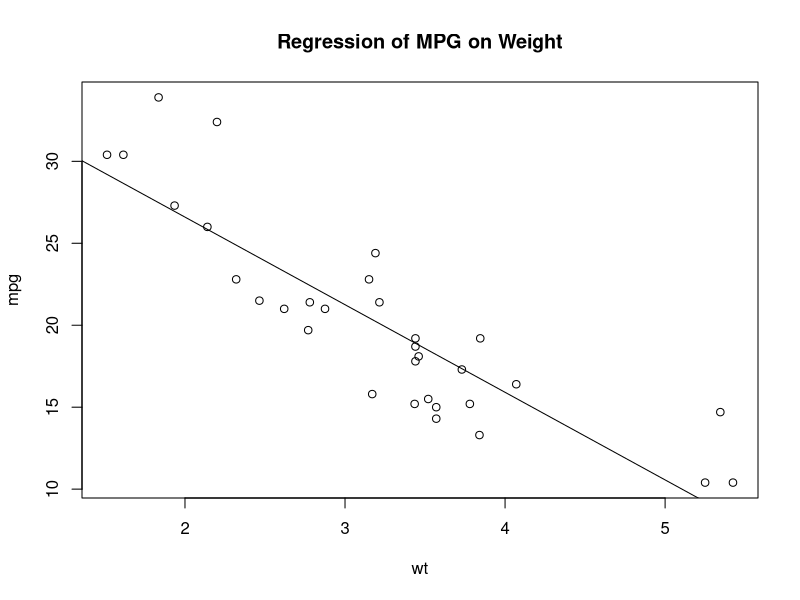
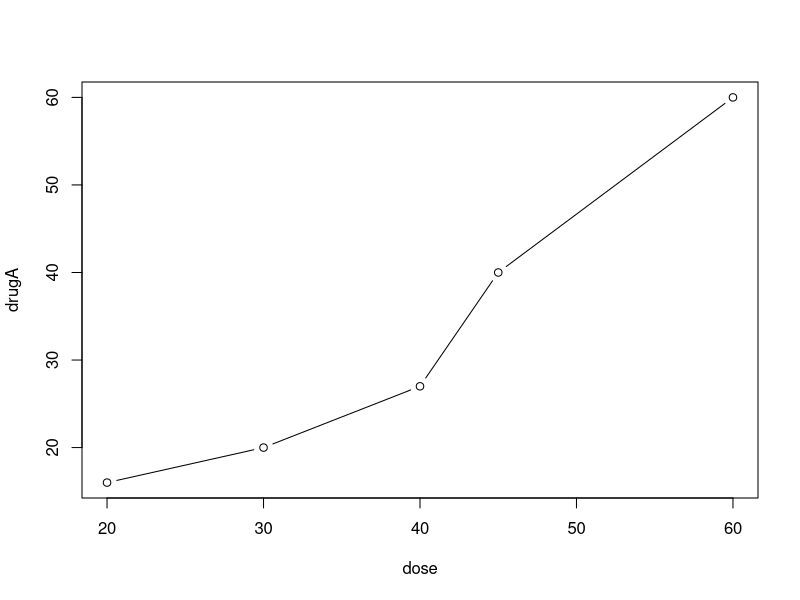
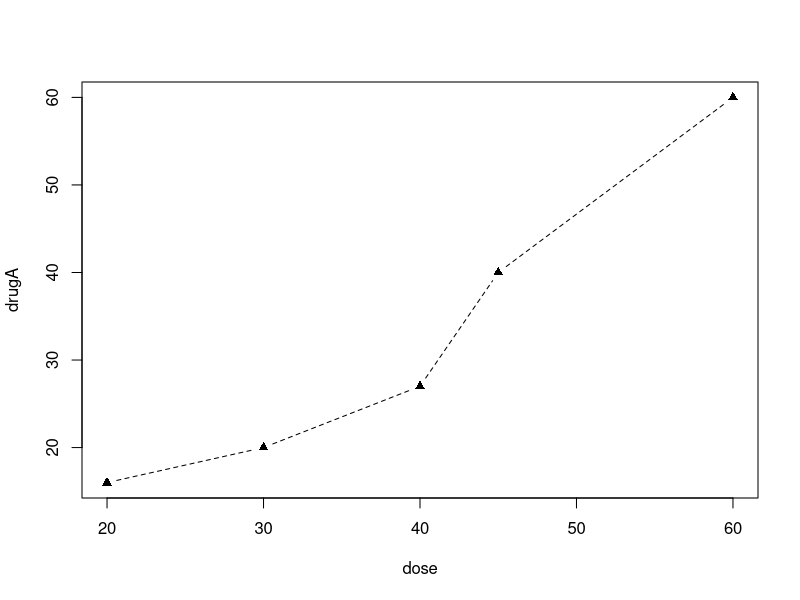
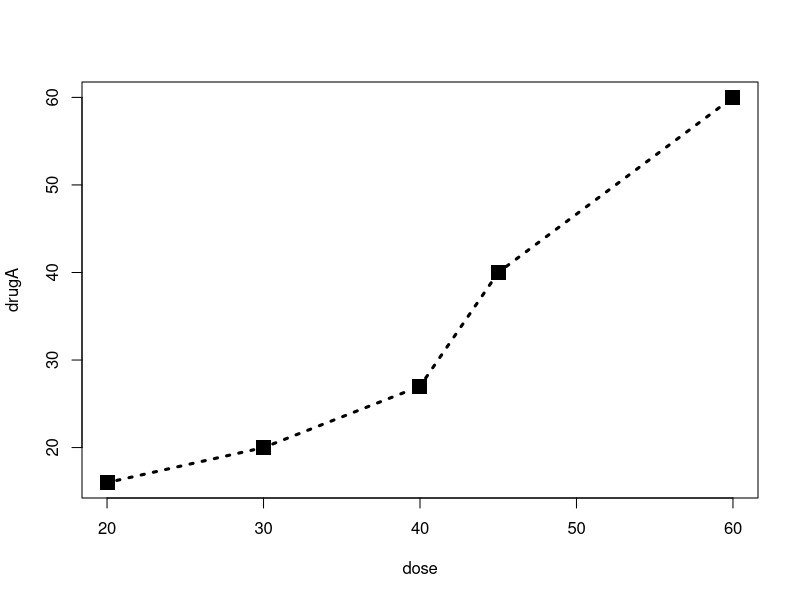
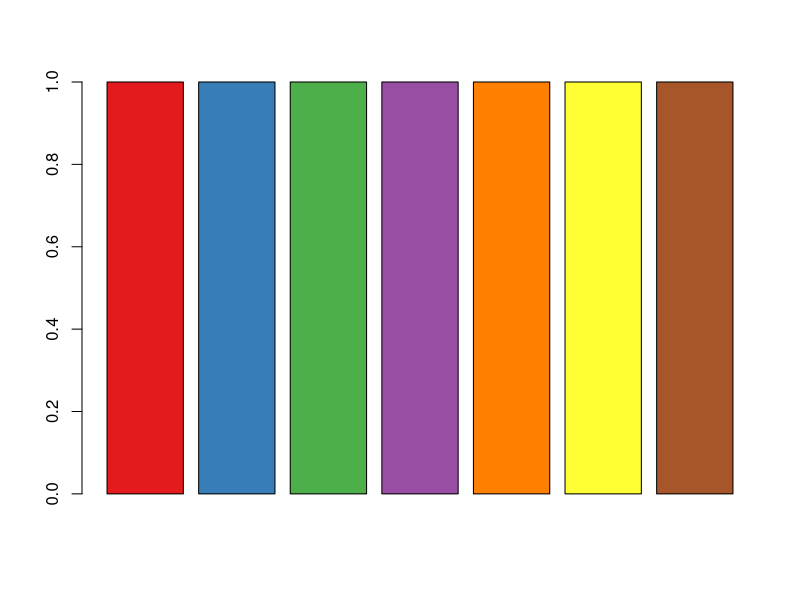
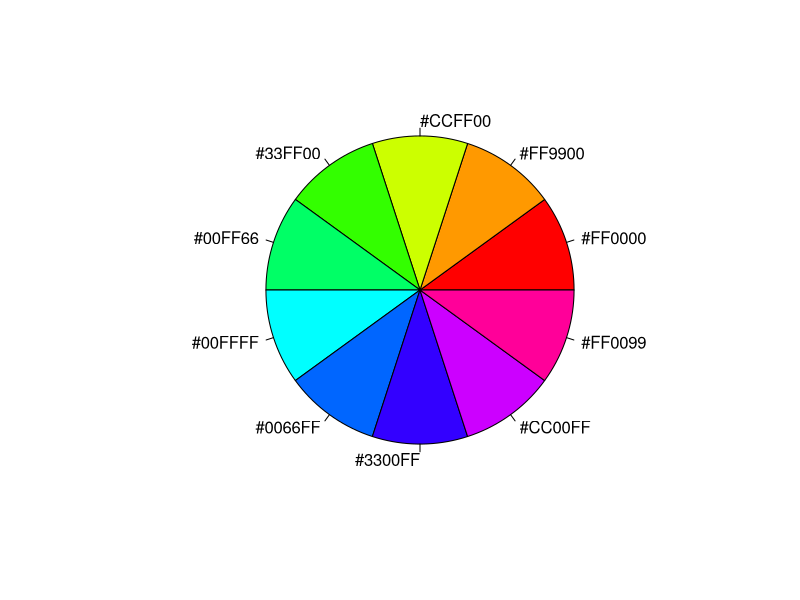
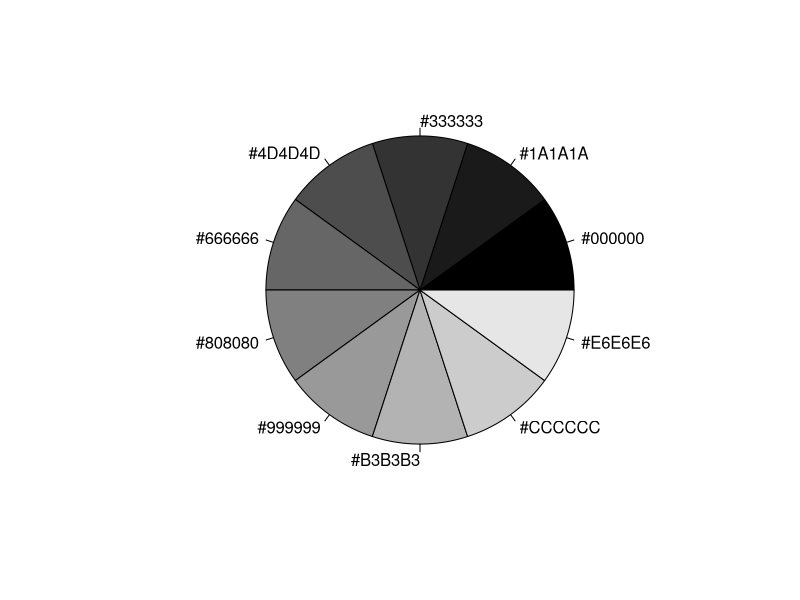
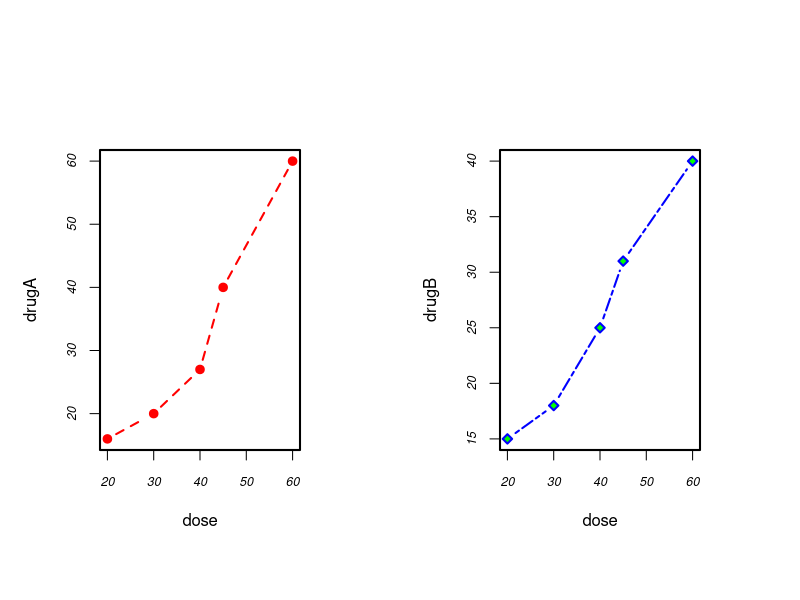

Write the R code that produced these figures, in order. (Note: this script raises an error after producing the figures.)
# ----------------------------------------------------#
# R in Action (2nd ed): Chapter 3                     #
# Getting started with graphs                         #
# requires that the Hmisc and RColorBrewer  packages  #
# have been installed                                 #
# install.packages(c("Hmisc", "RColorBrewer"))        #
#-----------------------------------------------------#

par(ask=TRUE)
opar <- par(no.readonly=TRUE) # make a copy of current settings


# --Section 3.1--
attach(mtcars) # be sure to execute this line

plot(wt, mpg)
abline(lm(mpg~wt))
title("Regression of MPG on Weight")

detach(mtcars)


#save a graph
attach(mtcars)
pdf("mygraph.pdf")
plot(wt, mpg)
abline(lm(mpg~wt))
title("Regression of MPG on Weight")
detach(mtcars)
dev.off()

##  in Gui ,you  can use the code : savePlot(filename="mygraph.pdf",type="pdf",device=dev.cur()) 
# --Section 3.2--

# Input data for drug example
dose  <- c(20, 30, 40, 45, 60)
drugA <- c(16, 20, 27, 40, 60)
drugB <- c(15, 18, 25, 31, 40)

plot(dose, drugA, type="b")


# ##plot by ggplot2  
# drug.response<-data.frame(dose,drugA,drugB)
# library(ggplot2)
# qplot(x=dose,y=drugA,data=drug.response,color=dose,geom=c("line","point"))
# #or 
# ggplot(drug.response,aes(x=dose,y=drugB))+geom_line( )+geom_point(aes(color=dose))


##more details refer to <R Graphics Cookbook >


# --Section 3.3--

## the first method to set the parameters
opar <- par(no.readonly=TRUE) # make a copy of current settings
par(lty=2, pch=17)            # change line type and symbol
plot(dose, drugA, type="b")   # generate a plot
par(opar)                     # restore the original settings 

# in ggplot2
# ggplot(drug.response,aes(x=dose,y=drugA))
# +geom_line(linetype=2 )+geom_point(shape=17)

## the second method to set the parameters
plot(dose, drugA, type="b", lty=3, lwd=3, pch=15, cex=2)


# #in ggplot2
# ggplot(drug.response,aes(x=dose,y=drugA))
# +geom_line(linetype=3,size=1)+geom_point(shape=15,size=2)


# choosing colors
library(RColorBrewer)
n <- 7
mycolors <- brewer.pal(n, "Set1")
barplot(rep(1,n), col=mycolors)

# gray function
n <- 10
mycolors <- rainbow(n)
pie(rep(1, n), labels=mycolors, col=mycolors)



mygrays <- gray(0:n/n)
pie(rep(1, n), labels=mygrays, col=mygrays)


# Listing 3.1 - Using graphical parameters to control graph appearance	
dose <- c(20, 30, 40, 45, 60)
drugA <- c(16, 20, 27, 40, 60)
drugB <- c(15, 18, 25, 31, 40)
opar <- par(no.readonly=TRUE)
par(pin=c(2, 3))
par(lwd=2, cex=1.5)
par(cex.axis=.75, font.axis=3)
par(mfrow=c(1,2))
plot(dose, drugA, type="b", pch=19, lty=2, col="red")
plot(dose, drugB, type="b", pch=23, lty=6, col="blue", bg="green")
par(opar)				

# # in ggplot2
# g<-ggplot(drug.response,aes(x=dose,y=drugB))+geom_line(linetype=6,colour="blue")+
#   geom_point(shape=23,colour="red",fill="green",size=5)


# --Section 3.4--

# Adding text, lines, and symbols
plot(dose, drugA, type="b",  
     col="red", lty=2, pch=2, lwd=2,
     main="Clinical Trials for Drug A", 
     sub="This is hypothetical data", 
     xlab="Dosage", ylab="Drug Response",
     xlim=c(0, 60), ylim=c(0, 70),ann=F)

# ## in ggplot2
# 
# g+ggtitle("Clinical Trials for Drug B")
# see more in <R graphics cookbook>

#title function

title(mai="main title", sub="subtitle",
      xlab="x-axis label",ylab="y-axis label")

title(main="My Title", col.main="red",
      sub="My Subtitle", col.sub="blue",
      xlab="My X label", ylab="My Y label",
      col.lab="green", cex.lab=0.75)



# Listing 3.2 - An Example of Custom Axes
x <- c(1:10)
y <- x
z <- 10/x
opar <- par(no.readonly=TRUE)
par(mar=c(5, 4, 4, 8) + 0.1)
plot(x, y, type="b",
     pch=21, col="red",
     yaxt="n", lty=3, ann=FALSE)
lines(x, z, type="b", pch=22, col="blue", lty=2)
axis(2, at=x, labels=x, col.axis="red", las=2)
axis(4, at=z, labels=round(z, digits=2),
     col.axis="blue", las=2, cex.axis=0.7, tck=-.01)
mtext("y=1/x", side=4, line=3, cex.lab=1, las=2, col="blue")
title("An Example of Creative Axes",
      xlab="X values",
      ylab="Y=X")
par(opar)


# Listing 3.3 - Comparing Drug A and Drug B response by dose
dose <- c(20, 30, 40, 45, 60)
drugA <- c(16, 20, 27, 40, 60)
drugB <- c(15, 18, 25, 31, 40)
opar <- par(no.readonly=TRUE)
par(lwd=2, cex=1.5, font.lab=2)
plot(dose, drugA, type="b",
     pch=15, lty=1, col="red", ylim=c(0, 60),
     main="Drug A vs. Drug B",
     xlab="Drug Dosage", ylab="Drug Response")
lines(dose, drugB, type="b",
      pch=17, lty=2, col="blue")
abline(h=c(30), lwd=1.5, lty=2, col="gray")
library(Hmisc)
minor.tick(nx=3, ny=3, tick.ratio=0.5)
legend("topleft", inset=.05, title="Drug Type", c("A","B"),
       lty=c(1, 2), pch=c(15, 17), col=c("red", "blue"))
par(opar)



# # ggplot2
# library(reshape2)
# drug.response.long<-melt(drug.response,id="dose")
# library(ggplot2)
# qplot(x=dose,y=value,geom=c("line","point"),
#       data=drug.response.long,colour=variable,
#       group=variable)


# Example of labeling points
attach(mtcars)
plot(wt, mpg,
     main="Mileage vs. Car Weight",
     xlab="Weight", ylab="Mileage",
     pch=18, col="blue")
text(wt, mpg,
     row.names(mtcars),
     cex=0.6, pos=4, col="red")
detach(mtcars)


# View font families 
opar <- par(no.readonly=TRUE)
par(cex=1.5)
plot(1:7,1:7,type="n")
text(3,3,"Example of default text")
text(4,4,family="mono","Example of mono-spaced text")
text(5,5,family="serif","Example of serif text")
par(opar)

# --Section 3.5--

# combining graphs
# Combining graphs

# Figure 3.14
attach(mtcars)
opar <- par(no.readonly=TRUE)
par(mfrow=c(2,2))
plot(wt,mpg, main="Scatterplot of wt vs. mpg")
plot(wt,disp, main="Scatterplot of wt vs. disp")
hist(wt, main="Histogram of wt")
boxplot(wt, main="Boxplot of wt")
par(opar)
detach(mtcars)


# Figure 3.15
attach(mtcars)
opar <- par(no.readonly=TRUE)
par(mfrow=c(3,1))
hist(wt)
hist(mpg)
hist(disp)
par(opar)
detach(mtcars)

# Figure 3.16
attach(mtcars)
layout(matrix(c(1,1,2,3), 2, 2, byrow = TRUE))
hist(wt)
hist(mpg)
hist(disp)
detach(mtcars)

# Figure 3.17
attach(mtcars)
layout(matrix(c(1, 1, 2, 3), 2, 2, byrow = TRUE),
       widths=c(3, 1), heights=c(1, 2))
hist(wt)
hist(mpg)
hist(disp)
detach(mtcars)


# Listing 3.4 - Fine placement of figures in a graph
opar <- par(no.readonly=TRUE)
par(fig=c(0, 0.8, 0, 0.8))
plot(mtcars$wt, mtcars$mpg,
     xlab="Miles Per Gallon",
     ylab="Car Weight")
par(fig=c(0, 0.8, 0.55, 1), new=TRUE)
boxplot(mtcars$wt, horizontal=TRUE, axes=FALSE)
par(fig=c(0.65, 1, 0, 0.8), new=TRUE)
boxplot(mtcars$mpg, axes=FALSE)
mtext("Enhanced Scatterplot", side=3, outer=TRUE, line=-3)
par(opar)


# math expression
# see help(plotmath) for more

par(mar=c(5,4,6,5)+0.1)
x<-0;y<-0
plot(x,y,xlab=quote(alpha),
     ylab=bquote(beta), type='n', cex.lab=1.3)
title(main=substitute(paste("A function of ",
                            alpha,'and', beta)))
title(sub=expression(mu[i]==LD["50"]))
mtext(expression('p' * group("(",tau,"|")* y * group(")", ," ")),
      side=4, las=0, line=1, cex=1.4)
mtext(expression(paste("p(",tau,"|x),",
                       gamma,"=1,", gamma,"=2,", gamma,"=3")),
      side=3, las=0, line=1, cex=1.4)
text(0,0.5, expression(mu[i]),cex=2)
text(x,y,expression(italic(p)==over(1,e^-(alpha+beta*x))),cex=2)
Rsquared <- 0.9863728
text(0,-0.5,as.expression(substitute(italic(R)^2==r,
                                     list(r=round(Rsquared,3)))),cex=2)
ex.cs1 <- c(expression(gamma==1),
            expression(gamma==2), expression(gamma==3))
legend("topright",ex.cs1, col=1:3, lty=1:3,
       ncol=1, cex=1.5, lwd=2.0)



## 其他有关命令
# 图形保存函数
savePlot(filename="Rplot",
         type=c("wmf", "png", "jpeg", "jpg", "bmp",
                "ps", "pdf"),device=dev.cur())

#图形界面分割
mat <- matrix(c(2,3,0,1,0,0,0,4,0,0,0,5),4,3,byrow=TRUE)
layout(mat)
layout.show(5)

layout(mat,widths=c(1,5,14),heights=c(1,2,4,1))
layout.show(5)

# 绘图命令
plot(c(0,1),c(0,1),type="n")
segments(x0=0,y0=0,x1=1,y1=1)
lines(x=c(1,0),y=c(0,1))


 x <- runif(12); y <- runif(12)
 i <- order(x,y); x <- x[i]; y <- y[i]
 plot(x,y)
 s <- seq(length(x)-1)
 arrows(x[s], y[s], x[s+1], y[s+1], length=0.1)
 
 #颜色系统
 pie(rep(1, 200), labels = "", col = rainbow(200), border = NA)
 require("RColorBrewer")
  display.brewer.all()
 
 #创建网格
 X <- matrix(1:12,nrow=3)
 colours <- c("orange","orangered","red","lightblue",
              "blue", "white","lightgrey","grey",
               "darkgrey","yellow","green","purple")
 image(X,col=colours)
 text(rep(c(0,0.5,1),4),rep(c(0,0.3,0.7,1),each=3),1:12,cex=2)
